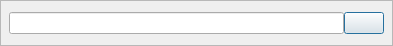
<?xml version="1.0" encoding="UTF-8"?>
<ui version="4.0">
 <class>RevelationBottomBarClass</class>
 <widget class="QDialog" name="RevelationBottomBarClass">
  <property name="geometry">
   <rect>
    <x>0</x>
    <y>0</y>
    <width>393</width>
    <height>46</height>
   </rect>
  </property>
  <property name="windowTitle">
   <string>RevelationBottomBar</string>
  </property>
  <layout class="QGridLayout" name="gridLayout">
   <property name="leftMargin">
    <number>0</number>
   </property>
   <property name="topMargin">
    <number>0</number>
   </property>
   <property name="rightMargin">
    <number>0</number>
   </property>
   <property name="bottomMargin">
    <number>0</number>
   </property>
   <item row="0" column="0">
    <widget class="QFrame" name="frame">
     <property name="frameShape">
      <enum>QFrame::StyledPanel</enum>
     </property>
     <property name="frameShadow">
      <enum>QFrame::Raised</enum>
     </property>
     <layout class="QGridLayout" name="gridLayout_2" columnminimumwidth="1,0">
      <property name="leftMargin">
       <number>8</number>
      </property>
      <property name="topMargin">
       <number>0</number>
      </property>
      <property name="rightMargin">
       <number>8</number>
      </property>
      <property name="bottomMargin">
       <number>0</number>
      </property>
      <property name="horizontalSpacing">
       <number>0</number>
      </property>
      <item row="0" column="0">
       <widget class="QLineEdit" name="editTask"/>
      </item>
      <item row="0" column="1">
       <widget class="QPushButton" name="btnConfirm">
        <property name="text">
         <string/>
        </property>
       </widget>
      </item>
     </layout>
    </widget>
   </item>
  </layout>
 </widget>
 <layoutdefault spacing="6" margin="11"/>
 <resources/>
 <connections/>
</ui>
